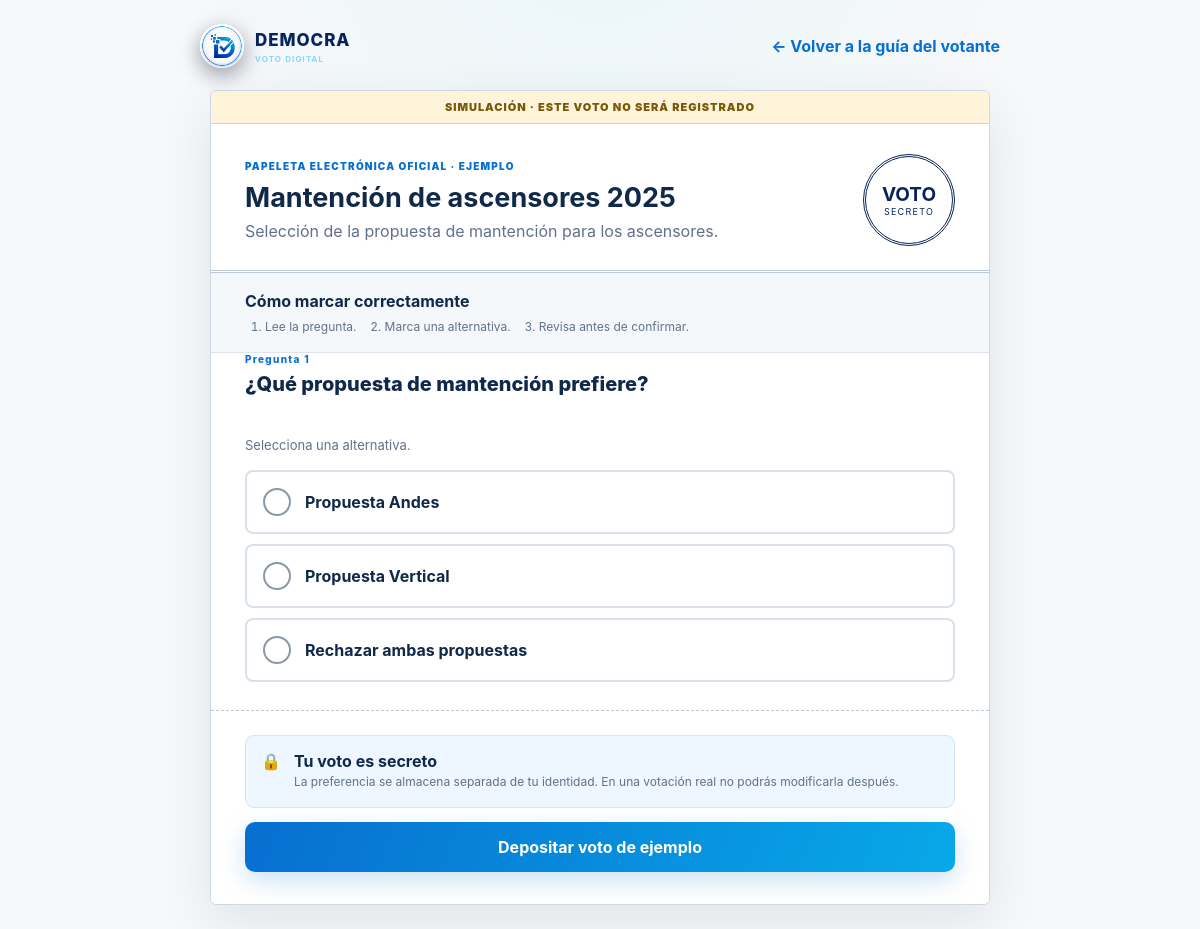
Page /vote-demo.php on the committed database.
### tables this page shows
CREATE TABLE elections (
    id BIGINT UNSIGNED AUTO_INCREMENT PRIMARY KEY,
    organization_id BIGINT UNSIGNED NOT NULL,
    title VARCHAR(180) NOT NULL,
    description TEXT NULL,
    voting_mode ENUM('secret','public') NOT NULL DEFAULT 'secret',
    status ENUM('draft','scheduled','open','closed','cancelled') NOT NULL DEFAULT 'draft',
    starts_at DATETIME NULL,
    ends_at DATETIME NULL,
    allow_weighted_vote TINYINT(1) NOT NULL DEFAULT 0,
    ballot_locked_at DATETIME NULL,
    census_locked_at DATETIME NULL,
    created_by BIGINT UNSIGNED NOT NULL,
    created_at DATETIME NOT NULL DEFAULT CURRENT_TIMESTAMP,
    updated_at DATETIME NOT NULL DEFAULT CURRENT_TIMESTAMP ON UPDATE CURRENT_TIMESTAMP,
    CONSTRAINT fk_elections_organization FOREIGN KEY (organization_id) REFERENCES organizations(id),
    CONSTRAINT fk_elections_creator FOREIGN KEY (created_by) REFERENCES users(id)
);

CREATE TABLE questions (
    id BIGINT UNSIGNED AUTO_INCREMENT PRIMARY KEY,
    election_id BIGINT UNSIGNED NOT NULL,
    text TEXT NOT NULL,
    question_type ENUM('single','multiple') NOT NULL DEFAULT 'single',
    min_choices INT UNSIGNED NOT NULL DEFAULT 1,
    max_choices INT UNSIGNED NOT NULL DEFAULT 1,
    sort_order INT UNSIGNED NOT NULL DEFAULT 0,
    created_at DATETIME NOT NULL DEFAULT CURRENT_TIMESTAMP,
    CONSTRAINT fk_questions_election FOREIGN KEY (election_id) REFERENCES elections(id) ON DELETE CASCADE
);

CREATE TABLE options (
    id BIGINT UNSIGNED AUTO_INCREMENT PRIMARY KEY,
    question_id BIGINT UNSIGNED NOT NULL,
    label VARCHAR(255) NOT NULL,
    sort_order INT UNSIGNED NOT NULL DEFAULT 0,
    created_at DATETIME NOT NULL DEFAULT CURRENT_TIMESTAMP,
    CONSTRAINT fk_options_question FOREIGN KEY (question_id) REFERENCES questions(id) ON DELETE CASCADE
);

### app/Services/ElectionService.php (called while the page is built, shortened)
<?php
final class ElectionService
{
    public static function questions(int $electionId): array
    {
        $pdo=Database::connection();
        $stmt=$pdo->prepare('SELECT * FROM questions WHERE election_id=:id ORDER BY sort_order,id');$stmt->execute(['id'=>$electionId]);
        $questions=$stmt->fetchAll(PDO::FETCH_ASSOC);
        $ids=array_map(static fn(array $q):int=>(int)$q['id'],$questions);
        $placeholders=implode(',',array_fill(0,count($ids),'?'));
        $opt=$pdo->prepare("SELECT id,question_id,label,sort_order FROM options WHERE question_id IN ({$placeholders}) ORDER BY question_id,sort_order,id");
        $opt->execute($ids);$grouped=[];
        foreach($opt->fetchAll(PDO::FETCH_ASSOC) as $option)$grouped[(int)$option['question_id']][]=$option;
        unset($q);return $questions;
    }
}

### public/vote-demo.php (the view, shortened to what this page needs)
<?php
$pdo=Database::connection();
$election=$pdo->query("SELECT id,title,description FROM elections ORDER BY id DESC LIMIT 1")->fetch(PDO::FETCH_ASSOC);
$questions=$election?ElectionService::questions((int)$election['id']):[];
?>
<!doctype html><html lang="es"><head><link rel="stylesheet" href="/assets/quorum.css"><link rel="stylesheet" href="/assets/democra.css"><link rel="stylesheet" href="/assets/guide.css"><link rel="stylesheet" href="/assets/ballot.css"></head><body class="vota-ui"><main class="v-voter">
<header class="v-voter-head"><div class="v-brand" style="margin:0;color:var(--navy)"><img class="v-brandmark" src="/assets/democra-mark.png" alt="Democra"><span><span class="v-brand-name">DEMOCRA<small>VOTO DIGITAL</small></span></span></div><a class="v-link" href="/voter-guide.php">← Volver a la guía del votante</a></header>
<section class="v-ballot-paper" id="demo-ballot"><div class="v-demo-ribbon">SIMULACIÓN · ESTE VOTO NO SERÁ REGISTRADO</div><header class="v-ballot-head"><div><span class="v-ballot-label">PAPELETA ELECTRÓNICA OFICIAL · EJEMPLO</span><h1><?=htmlspecialchars((string)($election['title']??'Elección de ejemplo'))?></h1><p><?=htmlspecialchars((string)($election['description']??'Proceso demostrativo'))?></p></div><div class="v-ballot-seal"><strong>VOTO</strong><span>SECRETO</span></div></header>
<div class="v-ballot-instructions"><strong>Cómo marcar correctamente</strong><ol><li>Lee la pregunta.</li><li>Marca una alternativa.</li><li>Revisa antes de confirmar.</li></ol></div>
<form id="demo-vote-form"><?php foreach($questions as $index=>$q):?><fieldset class="v-ballot-question"><legend><span>Pregunta <?=$index+1?></span><?=htmlspecialchars($q['text'])?></legend><p>Selecciona <?=((int)$q['max_choices']===1)?'una alternativa':'entre '.$q['min_choices'].' y '.$q['max_choices'].' alternativas'?>.</p><div class="v-ballot-options"><?php foreach($q['options'] as $o):?><label class="v-ballot-option"><input required type="<?=$q['question_type']==='multiple'?'checkbox':'radio'?>" name="demo[<?=$q['id']?>]" value="<?=$o['id']?>"><span class="v-ballot-box"></span><span class="v-ballot-option-text"><?=htmlspecialchars($o['label'])?></span></label><?php endforeach;?></div></fieldset><?php endforeach;?>
<div class="v-ballot-review"><span>🔒</span><div><strong>Tu voto es secreto</strong><p>La preferencia se almacena separada de tu identidad. En una votación real no podrás modificarla después.</p></div></div><button class="v-btn v-btn-orange v-cast-button" type="submit">Depositar voto de ejemplo</button></form></section>
</main></body></html>

### public/assets/quorum.css (style rules this page uses)
:root { --navy:#06245B;--blue:#076FD0;--blue-light:#08A8E8;--orange:#079EE0;--teal:#1F8C89;--ink:#132A3E;--muted:#66788A;--line:#DFE8EF;--bg:#F5F8FA;--danger:#C83D4D;--shadow:0 14px 38px rgba(15,42,68,.08) }
* { box-sizing:border-box }
html { scroll-behavior:smooth }
body.vota-ui { margin:0;background:var(--bg);color:var(--ink);font-family:Montserrat,Inter,ui-sans-serif,system-ui,-apple-system,BlinkMacSystemFont,"Segoe UI",sans-serif;-webkit-font-smoothing:antialiased }
.v-brand { display:flex;align-items:center;gap:11px;font-weight:800;letter-spacing:.045em;margin:0 8px 30px }
.v-brandmark { width:38px;height:38px;display:block;object-fit:contain;filter:drop-shadow(0 5px 12px rgba(0,0,0,.12)) }
.v-brand-name { font-size:17px;line-height:1;letter-spacing:.08em }
.v-brand small { display:block;font-size:8px;font-weight:600;opacity:.66;letter-spacing:.17em;margin-top:5px }
.v-btn { border:0;border-radius:10px;padding:11px 17px;font:inherit;font-size:13px;font-weight:750;text-decoration:none;display:inline-flex;align-items:center;justify-content:center;gap:8px;cursor:pointer;transition:.18s }
.v-btn-orange { background:linear-gradient(110deg,var(--orange),#08B8EE);color:#fff;box-shadow:0 9px 24px #079ee03d }
.v-link { color:var(--blue);font-weight:700;text-decoration:none }
.v-voter { min-height:100vh;background:radial-gradient(circle at 50% -10%,#EAF6F9,transparent 35%),#F6F8FA;padding:24px }
.v-voter-head { max-width:800px;margin:0 auto 22px;display:flex;justify-content:space-between;align-items:center }
body.vota-ui { background:#f3f6f8 }
.v-btn { min-height:40px }

### public/assets/democra.css (style rules this page uses)
:root { --navy: #06245b; --blue: #076fd0; --blue-light: #08a8e8; --orange: #079ee0; --teal: #087ea4; --ink: #10284a; --muted: #60728b; --line: #dbe7f1; --bg: #f4f8fc; --shadow: 0 14px 38px rgba(6, 36, 91, .09); }
.v-brandmark { width: 44px; height: 44px; border-radius: 50%; background: #fff; box-shadow: 0 7px 20px rgba(0, 18, 51, .3); }
.v-brand-name { letter-spacing: .055em; }
.v-brand small { color: #77d8ff; opacity: 1; letter-spacing: .14em; }
.v-btn-primary, .v-btn-orange { background: linear-gradient(110deg, #076fd0, #08a8e8); box-shadow: 0 9px 24px rgba(8, 123, 202, .21); }

### public/assets/ballot.css (style rules this page uses)
.v-ballot-paper { max-width:780px;margin:auto;background:#fff;border:1px solid #ccd8e5;border-radius:6px;box-shadow:0 18px 55px #0b1f3a17;overflow:hidden }
.v-demo-ribbon { background:#fff4d9;border-bottom:1px solid #f0d28a;color:#79580a;text-align:center;padding:9px;font-size:11px;font-weight:900;letter-spacing:.09em }
.v-ballot-head { padding:30px 34px 24px;display:flex;justify-content:space-between;gap:25px;border-bottom:3px double #bcc9d7 }
.v-ballot-head h1 { margin:7px 0;font-size:27px }
.v-ballot-head p { margin:0;color:var(--muted) }
.v-ballot-label { font-size:10px;color:var(--blue);font-weight:900;letter-spacing:.12em }
.v-ballot-seal { flex:0 0 92px;height:92px;border:3px double var(--navy);border-radius:50%;display:flex;flex-direction:column;align-items:center;justify-content:center;color:var(--navy) }
.v-ballot-seal strong { font-size:19px }
.v-ballot-seal span { font-size:9px;letter-spacing:.14em }
.v-ballot-instructions { background:#f5f8fb;padding:18px 34px;border-bottom:1px solid #dce5ee }
.v-ballot-instructions ol { display:flex;gap:28px;margin:8px 0 0;padding-left:20px;color:var(--muted);font-size:12px }
.v-ballot-question { border:0;padding:28px 34px;margin:0;border-bottom:1px dashed #bbc8d5 }
.v-ballot-question legend { display:grid;gap:7px;font-size:20px;font-weight:850;padding:0;width:100% }
.v-ballot-question legend span { font-size:10px;color:var(--blue);letter-spacing:.13em }
.v-ballot-question>p { color:var(--muted);font-size:13px }
.v-ballot-options { display:grid;gap:10px;margin-top:17px }
.v-ballot-option { display:grid;grid-template-columns:30px 1fr;align-items:center;gap:12px;border:2px solid #d8e1eb;border-radius:8px;padding:16px;cursor:pointer;position:relative }
.v-ballot-box { width:28px;height:28px;border:2px solid #8998a8;border-radius:50% }
.v-ballot-option-text { font-size:16px;font-weight:750 }
.v-ballot-review { display:flex;gap:13px;margin:24px 34px 14px;padding:15px;background:#eef6ff;border:1px solid #d2e5ff;border-radius:9px }
.v-ballot-review p { font-size:12px;color:var(--muted);margin:3px 0 }
.v-cast-button { display:flex;width:calc(100% - 68px);margin:0 34px 32px;font-size:16px;padding:15px }

### rows in the picture
elections: title "Mantención de ascensores 2025", description "Selección de la propuesta de mantención para los ascensores."
questions: text "¿Qué propuesta de mantención prefiere?", max_choices "una alternativa"
options: label "Propuesta Andes"
options: label "Propuesta Vertical"
options: label "Rechazar ambas propuestas"
